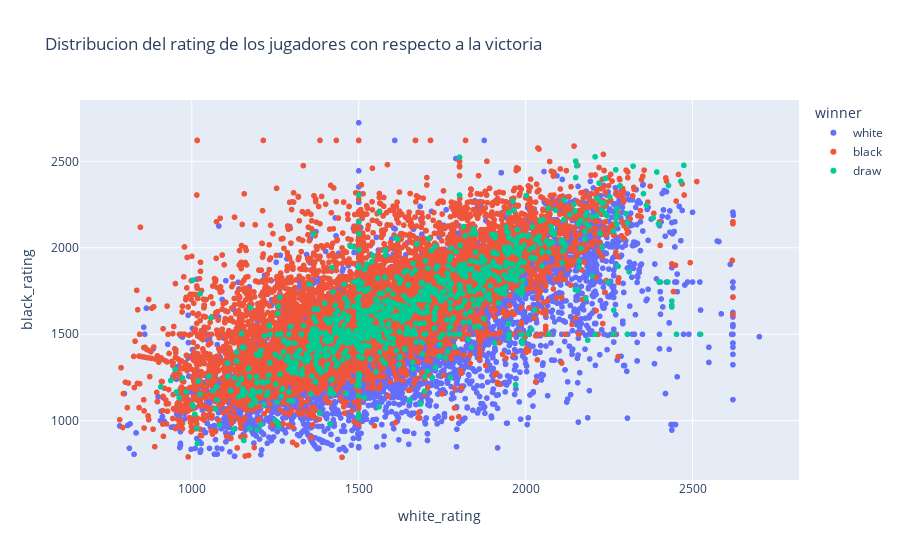

Notebook source saved alongside this figure:
### Code cell
# Graficamoos la distribucion del rating de los jugadores con respecto a la victoria
fig = px.scatter(GAMES ,x='white_rating' , y='black_rating',color='winner', title='Distribucion del rating de los jugadores con respecto a la victoria')
fig.show()

### Figure 1 — Plotly figure (JSON) as saved in the notebook; plotly's stock layout.template omitted (floating-point values rounded to 4 significant figures; data arrays with more than 128 entries replaced by an {"elided": "..."} marker saying what was removed)
{"data": [{"hovertemplate": "winner=white<br>white_rating=%{x}<br>black_rating=%{y}<extra></extra>", "legendgroup": "white", "marker": {"color": "#636efa", "symbol": "circle"}, "mode": "markers", "name": "white", "showlegend": true, "type": "scattergl", "x": {"elided": "10001 int values"}, "xaxis": "x", "y": {"elided": "10001 int values"}, "yaxis": "y"}, {"hovertemplate": "winner=black<br>white_rating=%{x}<br>black_rating=%{y}<extra></extra>", "legendgroup": "black", "marker": {"color": "#EF553B", "symbol": "circle"}, "mode": "markers", "name": "black", "showlegend": true, "type": "scattergl", "x": {"elided": "9107 int values"}, "xaxis": "x", "y": {"elided": "9107 int values"}, "yaxis": "y"}, {"hovertemplate": "winner=draw<br>white_rating=%{x}<br>black_rating=%{y}<extra></extra>", "legendgroup": "draw", "marker": {"color": "#00cc96", "symbol": "circle"}, "mode": "markers", "name": "draw", "showlegend": true, "type": "scattergl", "x": {"elided": "950 int values"}, "xaxis": "x", "y": {"elided": "950 int values"}, "yaxis": "y"}], "layout": {"legend": {"title": {"text": "winner"}, "tracegroupgap": 0}, "title": {"text": "Distribucion del rating de los jugadores con respecto a la victoria"}, "xaxis": {"anchor": "y", "domain": [0, 1], "title": {"text": "white_rating"}}, "yaxis": {"anchor": "x", "domain": [0, 1], "title": {"text": "black_rating"}}}}
